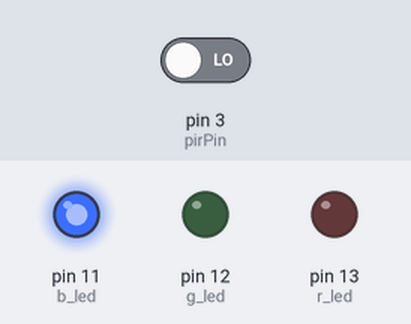
A sketch run on a simulated Arduino Uno, built with avr-gcc and run on an emulated ATmega328P. On the bench: output pins drawn as LEDs (lit = HIGH). Inputs (shaded band) come from the test bench; at power-on: pin 3 (pirPin) LOW.

Above: at 0.1 s.
At 14.6 s:
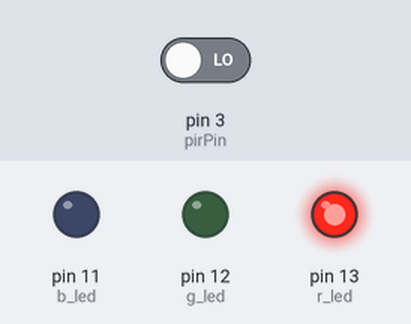
At 30.1 s:
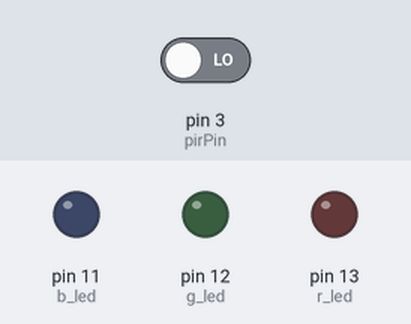
Timing chart, 0 to 31.6 s (numbered marks = the images above):
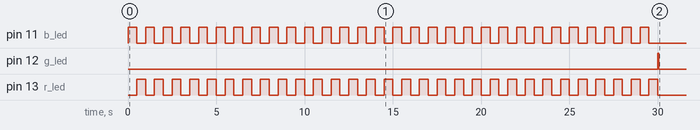

The sketch:

Fade.ino
```cpp
//the time we give the sensor to calibrate (10-60 secs according to the datasheet)
int calibrationTime = 30;

int pirPin = 3;
int r_led = 13;
int g_led = 12;
int b_led = 11;

//the time when the sensor outputs a low impulse
long unsigned int lowIn;

//the amount of milliseconds the sensor has to be low
//before we assume all motion has stopped
long unsigned int pause = 5000;

boolean lockLow = true;
boolean takeLowTime;

void setup(){
  pinMode(pirPin, INPUT);
  pinMode(r_led, OUTPUT);
  pinMode(g_led, OUTPUT);
  pinMode(b_led, OUTPUT);
  digitalWrite(pirPin, LOW);
  for(int i = 0; i < calibrationTime; i++){
    set_blue();
    delay(500);
    set_red();
    delay(500);
  }
  set_green();
  delay(50);
}

void loop(){
  if(digitalRead(pirPin) == HIGH){
    set_on();
    if(lockLow){
      //makes sure we wait for a transition to LOW before any further output is made:
      lockLow = false;
      set_off();
      delay(50);
    }
    takeLowTime = true;
  } else {
    set_off();

    if(takeLowTime){
      lowIn = millis();          //save the time of the transition from high to LOW
      takeLowTime = false;       //make sure this is only done at the start of a LOW phase
    }
    //if the sensor is low for more than the given pause,
    //we assume that no more motion is going to happen
    if(!lockLow && millis() - lowIn > pause){
      //makes sure this block of code is only executed again after
      //a new motion sequence has been detected
      lockLow = true;
      set_on();
      delay(50);
    }
  }
}

void set_leds(int r_bright, int g_bright, int b_bright) {
  analogWrite(r_led, r_bright);
  analogWrite(g_led, g_bright);
  analogWrite(b_led, b_bright);
}

void set_bright(int brightness) {
  set_leds(brightness, brightness, brightness);
}

void set_sodium() {
  set_leds(255, 183, 76);
}

void set_orange() {
  set_leds(255, 102, 0);
}

void set_off() {
  set_leds(0, 0, 0);
}

void set_on() {
  set_direct_sunlight();
}

void set_candle() {
  set_leds(255, 147, 41);
}

void set_40w() {
  set_leds(255, 197, 143);
}

void set_100w() {
  set_leds(255, 214, 170);
}

void set_halogen() {
  set_leds(255, 241, 224);
}

void set_carbon_arc() {
  set_leds(255, 250, 244);
}

void set_high_noon() {
  set_leds(255, 255, 251);
}

void set_direct_sunlight() {
  set_leds(255, 255, 255);
}

void set_overcast_sky() {
  set_leds(201, 226, 255);
}

void set_blue_sky() {
  set_leds(64, 156, 255);
}

void set_red() {
  set_leds(255, 0, 0);
}

void set_green() {
  set_leds(0, 255, 0);
}

void set_blue() {
  set_leds(0, 0, 255);
}
```

Measured:
- by itself, pin 12 (g_led): HIGH → LOW at 30.1 s
